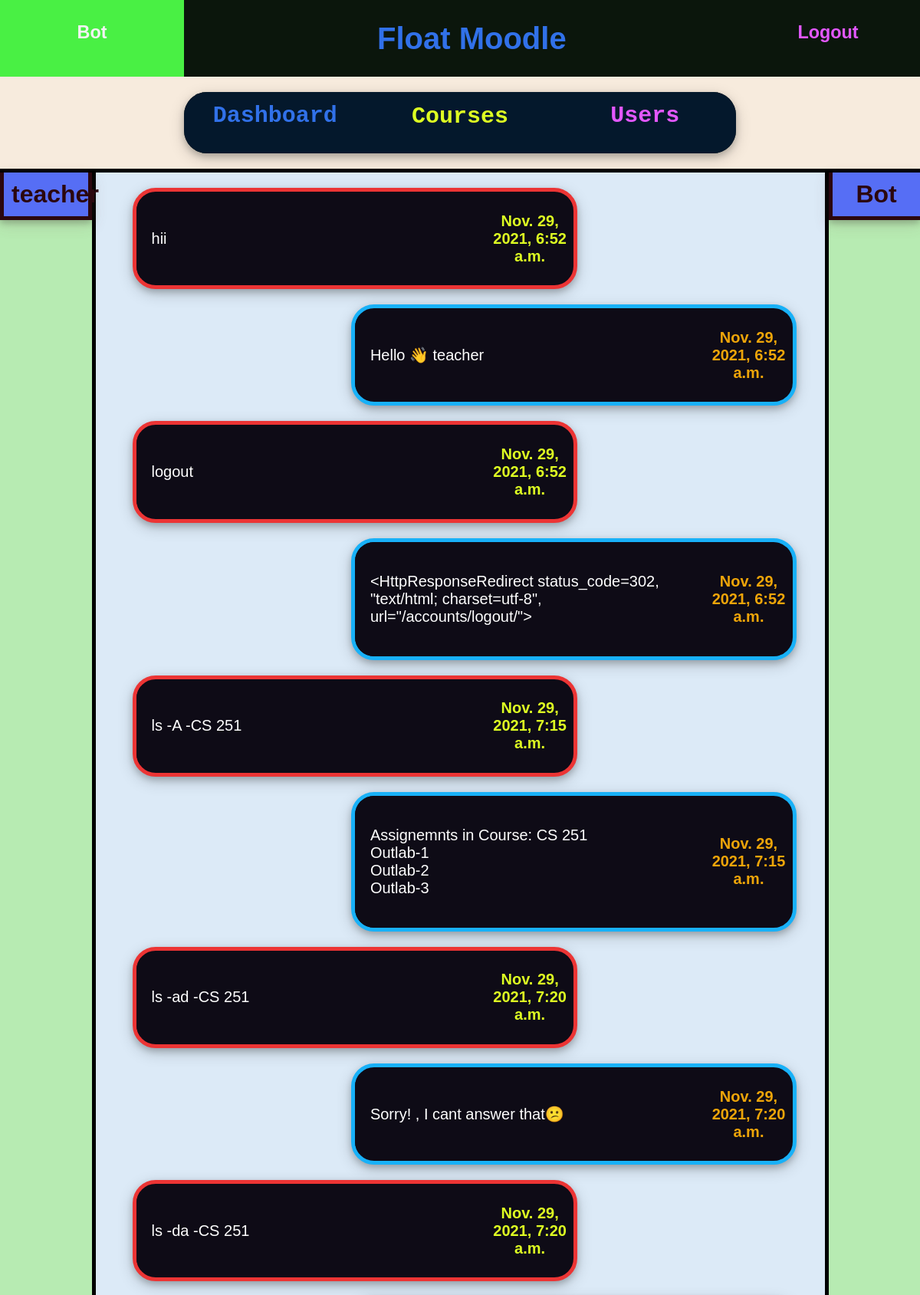
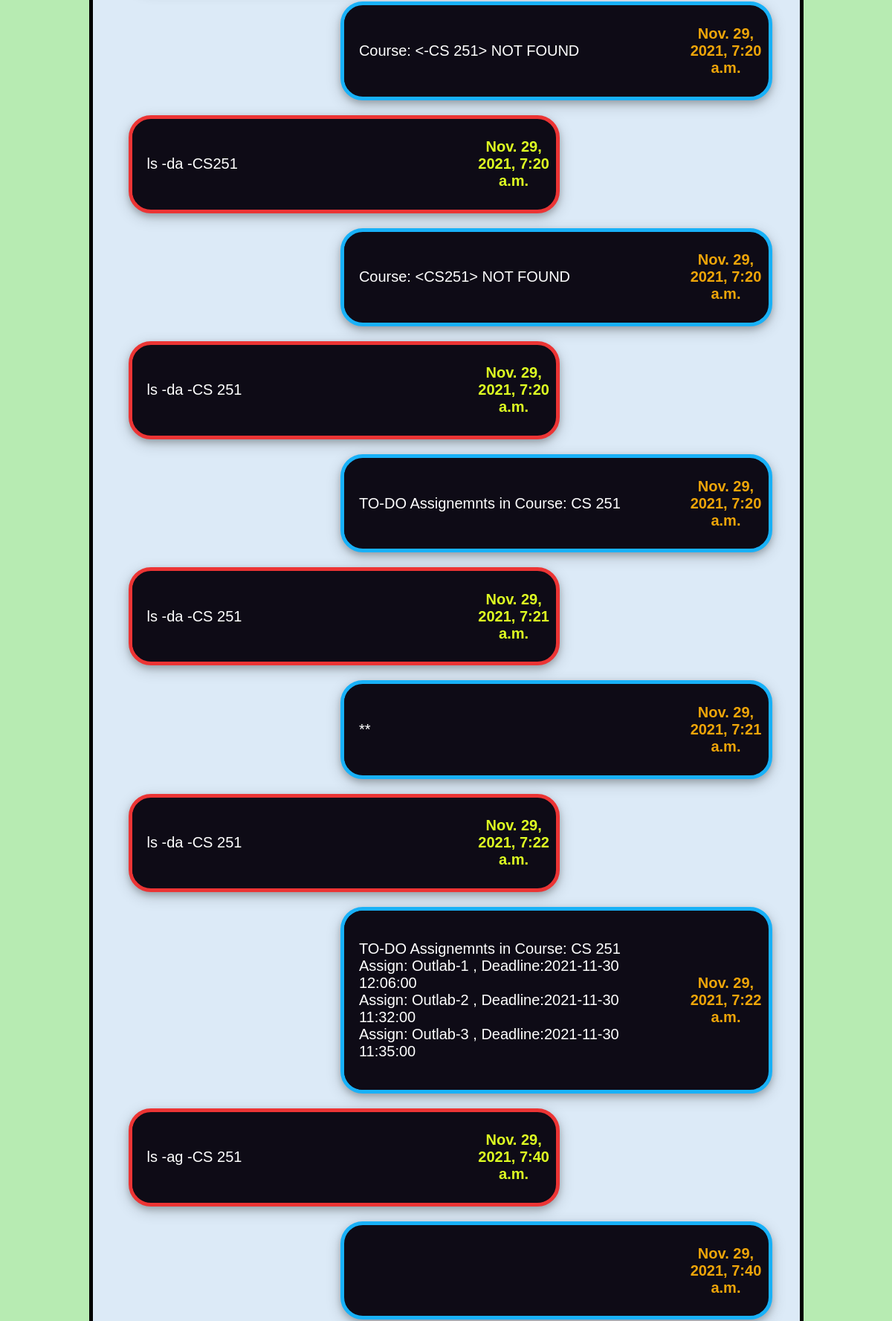
Screenshot of /chat/7/7/ (signed in, upper part) with the database file from the repository (2 pictures, top to bottom).
### courses/models.py (models this page shows)
class DM(models.Model):
    user = models.ForeignKey(User,on_delete=models.CASCADE)
    message = models.CharField(max_length=500,default='**')
    time = models.DateTimeField(auto_now_add = True)
    chat = models.ForeignKey(Chat,on_delete=models.CASCADE)

### moodle/views.py (the view)
# urls.py: path('chat/<int:id1>/<int:id2>/',views.DirMsg,name = 'DM'),
def DirMsg(request,id1,id2):
	usr1 = request.user
	usr2 = User.objects.get(pk = id2)
	S1 = usr1.chats.all()
	S2 = usr2.chats.all()
	S = S1 & S2
	if len(S) == 0:
		C = Chat.objects.create()
		C.users.add(usr1)
		C.users.add(usr2)
		C.save()
	S1 = usr1.chats.all()
	S2 = usr2.chats.all()
	S = S1 & S2
	C = S[0]
	if request.method == 'POST':
		form = Messageform(request.POST)
		if form.is_valid():
			M = DM.objects.create(user = request.user,chat = C)
			M.message = form.cleaned_data['message']
			M.save()
			return redirect('DM',id1,id2)
	else:
		form = Messageform()
	args = {
		'form': form,
		'msgs': C.dm_set.all(),
		'user2': usr2,
	}
	return render(request,'accounts/DM.html',args)

### accounts/templates/accounts/DM.html (shortened to what this page needs)
{% extends 'base.html' %}
{% block content %}
<div class="Conth" style="height: 80px; width: 60%; align-self: center; margin: 20px 20%;  border-radius: 30px;     box-shadow: 0 4px 8px 0 rgba(0, 0, 0, 0.2), 0 6px 20px 0 rgba(0, 0, 0, 0.19);">
    <a href="{% url 'dashboard' %}" class="Conth hov2 ContL" style="width: 33%; height: 100%; display: block; text-decoration: none; ">
        <h2 style="margin-left: 0%; margin-top: 6%;">Dashboard</h2>
    </a>
    <a href="{% url 'CourseHome' %}" class="Conth hov1 ContL" style="width: 34%; height: 100%; display: block; text-decoration: none; ">
    <h2 style="margin-left: 0%; margin-top: 6%;">Courses</h2>
    </a>
    <a href="{% url 'chat' %}" class="Conth hov3 ContL" style="width: 33%; height: 100%; display: block; text-decoration: none; ">
      <h2 style="margin-left: 0%; margin-top: 6%;">Users</h2>
    </a>
</div>
<div class="Cbox" style="height: fit-content; width: 100%; border-width: 5px 0px; display: flex; background-color: rgb(220, 234, 247);">
  <div class="Cbox" style="width: 10%; height: auto; border-right-width: 5px ; background-color: rgb(183, 235, 178);">
    <div class="sideheadfont hov5" style="color: rgb(43, 7, 14); padding: 10px; border-width: 0px 5px 5px 5px;">
      <h1 style="margin: 0px;">{{ user2.username }}</h1>
    </div>
  </div>
  <div class="Cbox" style="width: 80%; height: auto; ">
    {% for msg in msgs %}
        {% if msg.user.username == user.username %}
            <div class="Conth hov13" style="height: fit-content; width: 60%; align-self: center; margin: 20px 5% 20px 35%;  border-radius: 30px;   border: 5px solid rgb(24, 177, 248);  box-shadow: 0 4px 8px 0 rgba(0, 0, 0, 0.2), 0 6px 20px 0 rgba(0, 0, 0, 0.19);">
              <div class="Conth hov13" style="width: 80%; height: 100%;">
                <div class="msg">
                  <p>{{ msg.message|linebreaks }}</p>
                  </div>
              </div>
              <div class="Conth hov14" style="width: 20%; height: auto;">
                <h4>        {{ msg.time }}</h4>
              </div>
            </div>
        {% else %}
            <div class="Conth hov15" style="height: fit-content; width: 60%; align-self: center; margin: 20px 35% 20px 5%;  border-radius: 30px;   border: 5px solid rgb(236, 52, 52);  box-shadow: 0 4px 8px 0 rgba(0, 0, 0, 0.2), 0 6px 20px 0 rgba(0, 0, 0, 0.19);">
              <div class="Conth hov15" style="width: 80%; height: 100%;">
                <div class="msg">
                  <p>{{ msg.message|linebreaks }}</p>
                  </div>
              </div>
              <div class="Conth hov16" style="width: 20%; height: auto;">
                <h4>        {{ msg.time }}</h4>
              </div>
            </div>
        {% endif %}
    {% endfor %}
  </div>
  <div class="Cbox" style="width: 10%; height: auto; border-left-width: 5px ; background-color: rgb(183, 235, 178);">
    <div class="sideheadfont hov5" style="color: rgb(43, 7, 14); padding: 10px; border-width: 0px 0px 5px 5px;">
      <h1 style="margin: 0px;">{{ user.username }}</h1>
    </div>
  </div>
</div>
{% endblock %}

### accounts/templates/base.html (shortened to what this page needs)
{% load static %}
<link rel="stylesheet" type="text/css" href="{% static 'accounts/style.css' %}">
<!DOCTYPE html>
<html>
<head>
</head>
<body>
    {% if user.is_authenticated %}
      <div class="Conth" style="height: 100px;">
        <a href="{% url 'dashboard' %}" class="Conth hov1" style="width: 20%; height: 100%; display: block; text-decoration: none; ">
          <h3 style="margin-left: 0%; margin-top: 12%;">{{ user.username }}</h3>
        </a>
        <div class="Conth hov2" style="width: 60%; height: 100%;">
          <h1 style="margin-left: 35%;">Float Moodle</h1>
        </div>
        <a href="{% url 'logout' %}" class="Conth hov3" style="width: 20%; height: 100%; display: block; text-decoration: none; ">
          <h3 style="margin-left: 0%; margin-top: 12%;">Logout</h3>
        </a>
      </div>
    {% endif %}
    {% block content %}
    {% endblock %}
</body>
</html>

### accounts/static/accounts/style.css (style rules this page uses)
body { margin: 0px; background-color: #f7ebdd; }
.Conth { border-style: solid ; border-width: 0px ; background-color: #0b160c; color: rgb(49, 113, 233); font-family: Verdana, Geneva, Tahoma, sans-serif; font-size: 20px; font-weight: 50; display: flex; text-align: center; align-items: center; position: relative; overflow: hidden; padding: 0px; }
.contL { background-color: #04182c; font-family:'Courier New', Courier, monospace; }
.hov1 { color: rgb(222, 255, 34); }
.hov3 { color: #e358ff; }
.Cbox { border-style: solid ; border-width: 0px ; border-color: black; }
.sideheadfont { font-family: Verdana, Geneva, Tahoma, sans-serif; text-align: center; margin: 0px; border: 0px; border-style: solid; background-color: #566ef5; box-shadow: 0 4px 8px 0 rgba(0, 0, 0, 0.2), 0 6px 20px 0 rgba(119, 77, 77, 0.19); }
.hov5 { color: #15031a; background-color: #566ef5; }
.msg { color: rgb(255, 255, 255); text-align: left; font-family: Verdana, Geneva, Tahoma, sans-serif; font-weight: 50; font-size: 20px; padding: 10px; margin: 10px ; width: auto; font-style: normal; }
.hov13 { background-color:#0E0B16; color: #12eb86; }
.hov14 { background-color: transparent; color: #eea509; }
.hov15 { background-color:#0E0B16; color: #12eb86; }
.hov16 { background-color: transparent; color: rgb(222, 255, 34); }

### rows the page displays
DM: message "hii", time "Nov. 29, 2021, 6:52 a.m."
DM: message "Hello 👋 teacher", time "Nov. 29, 2021, 6:52 a.m."
DM: message "logout", time "Nov. 29, 2021, 6:52 a.m."
DM: message "<HttpResponseRedirect status_code=302, \"text/html; charset=utf-8\", url=\"/accounts/logout/\">", time "Nov. 29, 2021, 6:52 a.m."
DM: message "ls -A -CS 251", time "Nov. 29, 2021, 7:15 a.m."
DM: message "Assignemnts in Course: CS 251 Outlab-1 Outlab-2 Outlab-3", time "Nov. 29, 2021, 7:15 a.m."
DM: message "ls -ad -CS 251", time "Nov. 29, 2021, 7:20 a.m."
DM: message "Sorry! , I cant answer that😕", time "Nov. 29, 2021, 7:20 a.m."
DM: message "ls -da -CS 251", time "Nov. 29, 2021, 7:20 a.m."
DM: message "Course: <-CS 251> NOT FOUND", time "Nov. 29, 2021, 7:20 a.m."
DM: message "ls -da -CS251", time "Nov. 29, 2021, 7:20 a.m."
DM: message "Course: <CS251> NOT FOUND", time "Nov. 29, 2021, 7:20 a.m."
DM: message "ls -da -CS 251", time "Nov. 29, 2021, 7:20 a.m."
DM: message "TO-DO Assignemnts in Course: CS 251", time "Nov. 29, 2021, 7:20 a.m."
DM: message "ls -da -CS 251", time "Nov. 29, 2021, 7:21 a.m."
DM: message "**", time "Nov. 29, 2021, 7:21 a.m."
DM: message "ls -da -CS 251", time "Nov. 29, 2021, 7:22 a.m."
DM: message "TO-DO Assignemnts in Course: CS 251 Assign: Outlab-1 , Deadline:2021-11-30 12:06:00 Assign: Outlab-2 , Deadline:2021-11-30 11:32:00 Assign: Outlab-3 , Deadline:2021-11-30 11:35:00", time "Nov. 29, 2021, 7:22 a.m."
DM: message "ls -ag -CS 251", time "Nov. 29, 2021, 7:40 a.m."
DM: time "Nov. 29, 2021, 7:40 a.m."

### other values shown
{{ user.username }} "Bot"
{{ user2.username }} "teacher"
